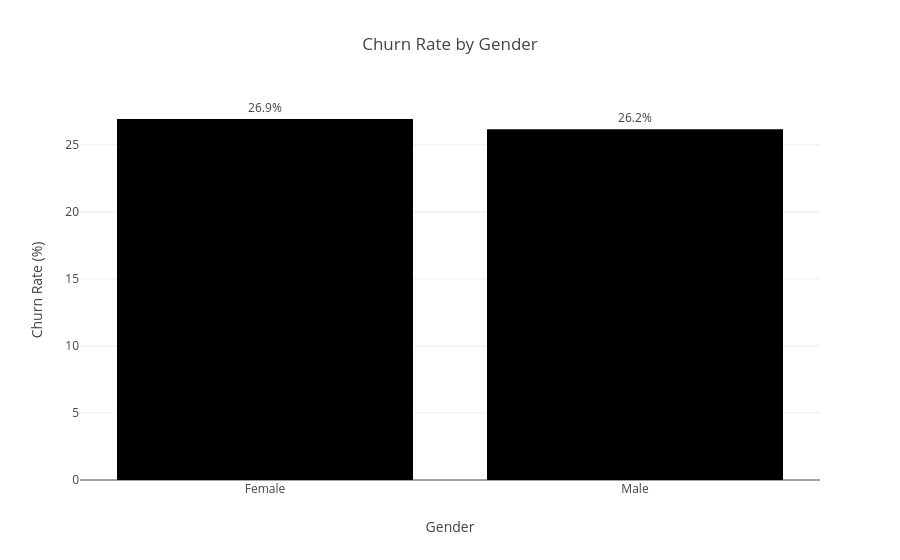

Write notebook code for a chart like this one.
### Code cell
# Visualizing churn rate by gender

import plotly.express as px

fig = px.bar(
    gender_churn,
    x='gender',
    y='Churn Rate',
    text='Churn Rate',
    title='Churn Rate by Gender',
    labels={
        'gender': 'Gender',
        'Churn Rate': 'Churn Rate (%)'
    }
)

fig.update_traces(
    texttemplate='%{text:.1f}%',
    textposition='outside'
)

fig.update_layout(
    yaxis_title='Churn Rate (%)',
    xaxis_title='Gender'
)

fig.show()

### Figure 1 — Plotly figure (JSON) as saved in the notebook; plotly's stock layout.template omitted (floating-point values rounded to 4 significant figures)
{"data": [{"hovertemplate": "Gender=%{x}<br>Churn Rate (%)=%{text}<extra></extra>", "legendgroup": "", "marker": {"color": "#000001", "pattern": {"shape": ""}}, "name": "", "orientation": "v", "showlegend": false, "text": [26.92, 26.16], "textposition": "outside", "texttemplate": "%{text:.1f}%", "type": "bar", "x": ["Female", "Male"], "xaxis": "x", "y": [26.92, 26.16], "yaxis": "y"}], "layout": {"barmode": "relative", "legend": {"tracegroupgap": 0}, "title": {"text": "Churn Rate by Gender"}, "xaxis": {"anchor": "y", "domain": [0, 1], "title": {"text": "Gender"}}, "yaxis": {"anchor": "x", "domain": [0, 1], "title": {"text": "Churn Rate (%)"}}}}
